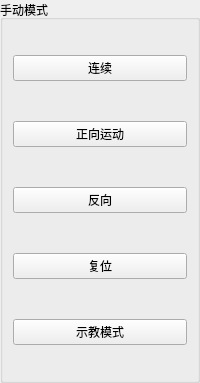
        <widget class="QGroupBox" name="groupBox_4">
         <property name="title">
          <string>手动模式</string>
         </property>
         <layout class="QVBoxLayout" name="verticalLayout_2" stretch="1,1,1,1,1">
          <property name="spacing">
           <number>40</number>
          </property>
          <property name="leftMargin">
           <number>10</number>
          </property>
          <property name="topMargin">
           <number>35</number>
          </property>
          <property name="rightMargin">
           <number>10</number>
          </property>
          <property name="bottomMargin">
           <number>35</number>
          </property>
          <item>
           <widget class="QPushButton" name="btn_goOn">
            <property name="sizePolicy">
             <sizepolicy hsizetype="Minimum" vsizetype="Preferred">
              <horstretch>0</horstretch>
              <verstretch>0</verstretch>
             </sizepolicy>
            </property>
            <property name="text">
             <string>连续</string>
            </property>
           </widget>
          </item>
          <item>
           <widget class="QPushButton" name="btn_zDo">
            <property name="sizePolicy">
             <sizepolicy hsizetype="Minimum" vsizetype="Preferred">
              <horstretch>0</horstretch>
              <verstretch>0</verstretch>
             </sizepolicy>
            </property>
            <property name="text">
             <string>正向运动</string>
            </property>
           </widget>
          </item>
          <item>
           <widget class="QPushButton" name="btn_fDo">
            <property name="sizePolicy">
             <sizepolicy hsizetype="Minimum" vsizetype="Preferred">
              <horstretch>0</horstretch>
              <verstretch>0</verstretch>
             </sizepolicy>
            </property>
            <property name="text">
             <string>反向</string>
            </property>
           </widget>
          </item>
          <item>
           <widget class="QPushButton" name="btn_reset">
            <property name="sizePolicy">
             <sizepolicy hsizetype="Minimum" vsizetype="Preferred">
              <horstretch>0</horstretch>
              <verstretch>0</verstretch>
             </sizepolicy>
            </property>
            <property name="text">
             <string>复位</string>
            </property>
           </widget>
          </item>
          <item>
           <widget class="QPushButton" name="btn_setModeShow">
            <property name="sizePolicy">
             <sizepolicy hsizetype="Minimum" vsizetype="Preferred">
              <horstretch>0</horstretch>
              <verstretch>0</verstretch>
             </sizepolicy>
            </property>
            <property name="text">
             <string>示教模式</string>
            </property>
            <property name="checkable">
             <bool>true</bool>
            </property>
           </widget>
          </item>
         </layout>
        </widget>
